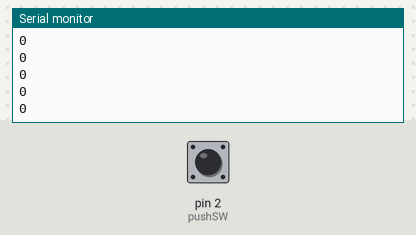
Bench run of a sketch on a simulated Arduino Uno, built with avr-gcc and run on an emulated ATmega328P. Shown: the last lines printed to the serial monitor. The test bench sets the inputs (shaded band); at power-on: pin 2 (pushSW) HIGH.

Above: at 1.2 s.
1.3 s: pin 2 (pushSW) pulled LOW for 0.15 s
At 2.2 s:
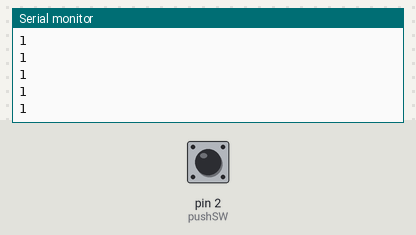
2.9 s: pin 2 (pushSW) pulled LOW for 1 s
5.4 s: pin 2 (pushSW) pulled LOW for 0.15 s
At 6.1 s:
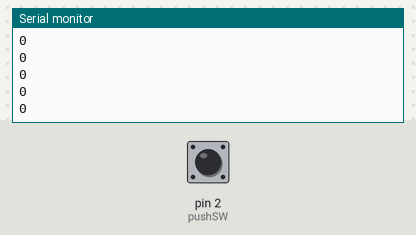
Timing chart, 0 to 8.4 s (numbered marks = the images above; inputs shaded):
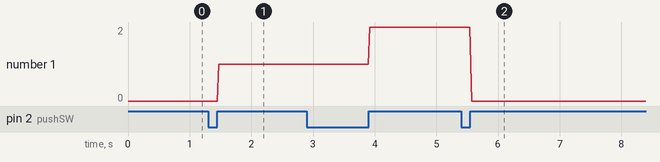

Measured:
- after the input at 1.3 s, the serial monitor: prints a new line after 0.17 s (image 1)
- after the input at 5.4 s, the serial monitor: prints a new line after 0.16 s (image 2)
- plotted number 1: 0 → 1 after the input at 1.3 s, 1 → 2 after the input at 2.9 s, 2 → 0 after the input at 5.4 s

The sketch:

ap_interrupt_counter_v_1_0.ino
```cpp
/******************************************************
   Circuit
 *******************************************************/
/*

          _____  __________
         /  _  \ \______   \
        /  /_\  \ |     ___/
       /    |    \|    |
       \____|__  /|____|
               \/


    Device      Adduino
    SW             D02

*/

/******************************************************
   Global Variables
*******************************************************/

#define pushSW 2

//--- Variables ---//
int count_limit = 2;
int count = 0;
boolean int_chnage = false;

/******************************************************
   SETUP
*******************************************************/
void setup() {

  //--- Serial Monitor ---//
  Serial.begin(9600);

  //--- For Interrupt ---//
  pinMode(pushSW, INPUT_PULLUP);
  attachInterrupt(digitalPinToInterrupt(pushSW), int_exe, RISING);

}


/******************************************************
   MAIN LOOP
*******************************************************/
void loop() {

  if (int_chnage) {
    if (count == 0) {
      Serial.println("Zero");
    }
    else if (count == 1) {
      Serial.println("One");
    }
    else if (count == 2) {
      Serial.println("Two");
    }
    int_chnage = false;
  }


  Serial.println(count);
  delay(20);
}


/******************************************************
   int_exe
*******************************************************/
void int_exe() {
  if (!int_chnage) {
    count++;
    if (count > count_limit) count = 0;
    int_chnage = true;
    delay(500);
  }
  //Serial.println("INT");
}
```
